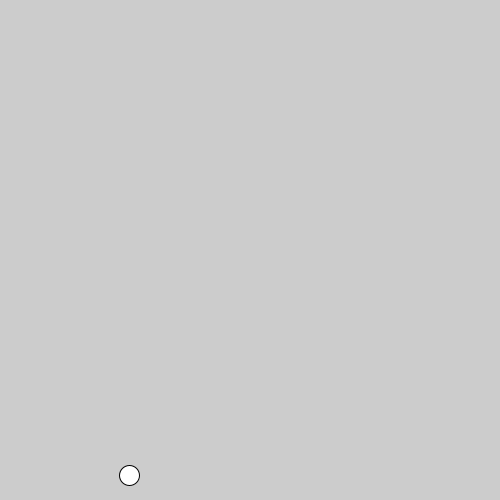
Frame 1 (no input)
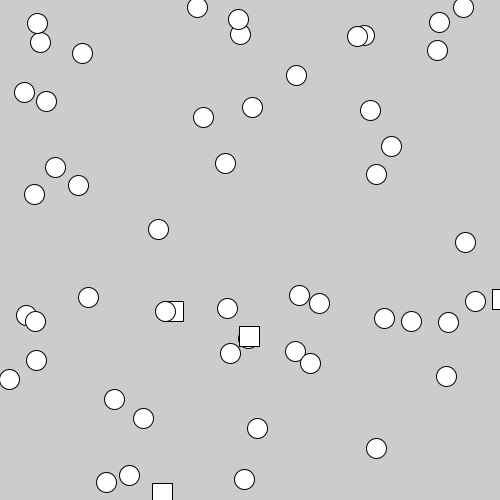
Frame 60 (the mouse pressed at the canvas centre just before this capture)
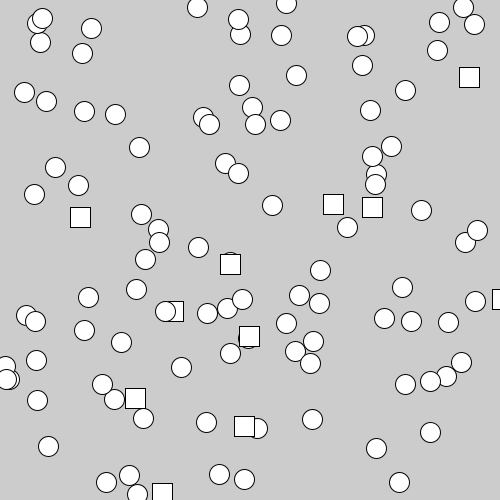
Frame 120 (the mouse held since frame 60 and released just before this capture)

The Processing sketch that drew these frames (run headless with seeded random() and noise(); from frame 60 on, the mouse is pressed at the canvas centre):

// Processing sketch: day3_coinflip
// ── day3_coinflip.pde
void setup() {
  size(500,500);
}

void draw() {
  // should we draw a circle?
  float circleChance = random(1);
  if(circleChance > .2) {
    ellipse(random(width), random(height), 20, 20);
  }
  // should we draw a rectangle?
  float rectChance = random(1);
  if(rectChance > .9) {
    rect(random(width), random(height), 20, 20);
  }
}

void keyPressed() {
  float coin = random(1);
  //println(coin);
  
  if(coin >= .5) {
    println("heads");
  } else {
    println("tails");
  }
}
